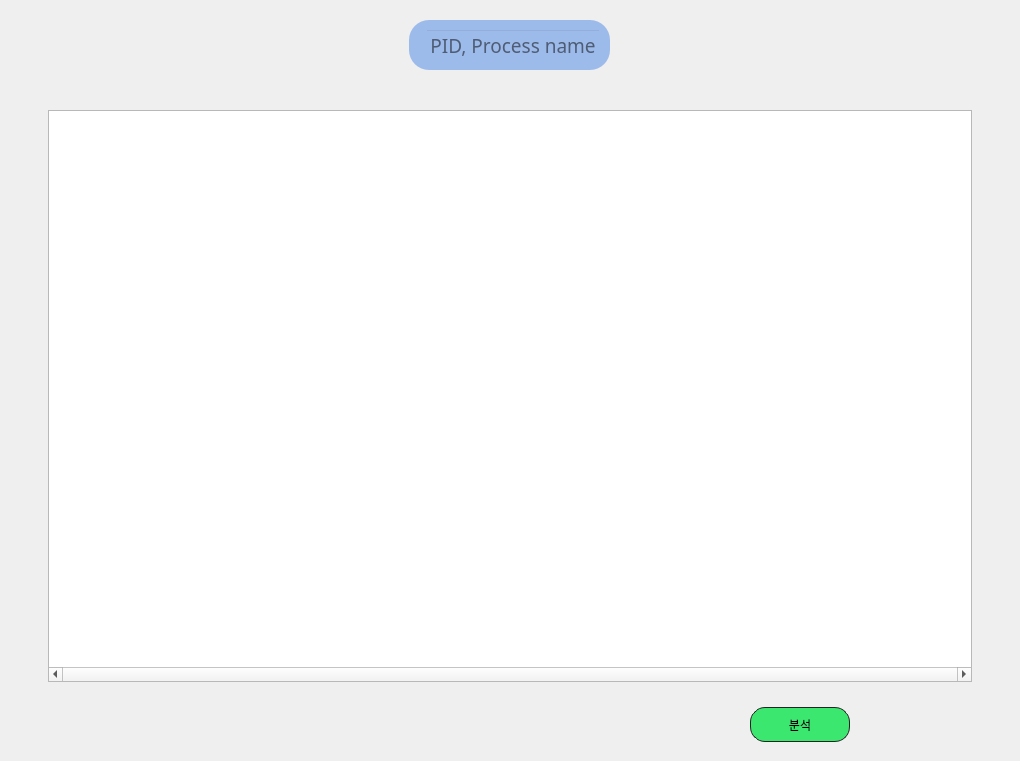
                <widget class="QWidget" name="network_process_page">
                 <layout class="QVBoxLayout" name="verticalLayout_29">
                  <property name="spacing">
                   <number>0</number>
                  </property>
                  <property name="leftMargin">
                   <number>0</number>
                  </property>
                  <property name="topMargin">
                   <number>0</number>
                  </property>
                  <property name="rightMargin">
                   <number>0</number>
                  </property>
                  <property name="bottomMargin">
                   <number>0</number>
                  </property>
                  <item>
                   <widget class="QWidget" name="network_process_frame" native="true">
                    <property name="styleSheet">
                     <string notr="true">QFrame#network_search_bar_frame {
	background-color: #9DBBEA;
	border-radius: 20px;
	font-size: 16px;
}

QLineEdit {
	background-color: transparent;
}

QFrame#network_table_frame {
	border-radius: 25px;
	margin: 10px 20px 0px 20px;
}
</string>
                    </property>
                    <layout class="QVBoxLayout" name="verticalLayout_28">
                     <property name="leftMargin">
                      <number>10</number>
                     </property>
                     <property name="rightMargin">
                      <number>10</number>
                     </property>
                     <item>
                      <spacer name="verticalSpacer_14">
                       <property name="orientation">
                        <enum>Qt::Vertical</enum>
                       </property>
                       <property name="sizeType">
                        <enum>QSizePolicy::Maximum</enum>
                       </property>
                       <property name="sizeHint" stdset="0">
                        <size>
                         <width>20</width>
                         <height>11</height>
                        </size>
                       </property>
                      </spacer>
                     </item>
                     <item alignment="Qt::AlignHCenter">
                      <widget class="QFrame" name="network_search_bar_frame">
                       <property name="maximumSize">
                        <size>
                         <width>255</width>
                         <height>50</height>
                        </size>
                       </property>
                       <property name="styleSheet">
                        <string notr="true"/>
                       </property>
                       <property name="frameShape">
                        <enum>QFrame::StyledPanel</enum>
                       </property>
                       <property name="frameShadow">
                        <enum>QFrame::Raised</enum>
                       </property>
                       <layout class="QHBoxLayout" name="horizontalLayout_12">
                        <item>
                         <layout class="QHBoxLayout" name="horizontalLayout_13">
                          <property name="spacing">
                           <number>0</number>
                          </property>
                          <item>
                           <widget class="QLabel" name="search_icon">
                            <property name="sizePolicy">
                             <sizepolicy hsizetype="Maximum" vsizetype="Maximum">
                              <horstretch>0</horstretch>
                              <verstretch>0</verstretch>
                             </sizepolicy>
                            </property>
                            <property name="maximumSize">
                             <size>
                              <width>40</width>
                              <height>40</height>
                             </size>
                            </property>
                            <property name="styleSheet">
                             <string notr="true">background-color: transparent;</string>
                            </property>
                            <property name="text">
                             <string/>
                            </property>
                            <property name="pixmap">
                             <pixmap resource="../resources/resources.qrc">:/Icons/images/search.png</pixmap>
                            </property>
                           </widget>
                          </item>
                          <item>
                           <widget class="QLineEdit" name="network_process_search_bar">
                            <property name="sizePolicy">
                             <sizepolicy hsizetype="Minimum" vsizetype="Fixed">
                              <horstretch>0</horstretch>
                              <verstretch>0</verstretch>
                             </sizepolicy>
                            </property>
                            <property name="minimumSize">
                             <size>
                              <width>40</width>
                              <height>0</height>
                             </size>
                            </property>
                            <property name="maximumSize">
                             <size>
                              <width>934</width>
                              <height>37</height>
                             </size>
                            </property>
                            <property name="font">
                             <font>
                              <family>SUIT SemiBold</family>
                              <pointsize>14</pointsize>
                              <weight>7</weight>
                              <italic>false</italic>
                              <bold>false</bold>
                             </font>
                            </property>
                            <property name="text">
                             <string/>
                            </property>
                            <property name="frame">
                             <bool>true</bool>
                            </property>
                            <property name="alignment">
                             <set>Qt::AlignCenter</set>
                            </property>
                            <property name="placeholderText">
                             <string>PID, Process name</string>
                            </property>
                           </widget>
                          </item>
                         </layout>
                        </item>
                       </layout>
                      </widget>
                     </item>
                     <item>
                      <spacer name="verticalSpacer_15">
                       <property name="orientation">
                        <enum>Qt::Vertical</enum>
                       </property>
                       <property name="sizeType">
                        <enum>QSizePolicy::Maximum</enum>
                       </property>
                       <property name="sizeHint" stdset="0">
                        <size>
                         <width>20</width>
                         <height>15</height>
                        </size>
                       </property>
                      </spacer>
                     </item>
                     <item>
                      <widget class="QFrame" name="network_table_frame">
                       <property name="sizePolicy">
                        <sizepolicy hsizetype="Preferred" vsizetype="Maximum">
                         <horstretch>0</horstretch>
                         <verstretch>0</verstretch>
                        </sizepolicy>
                       </property>
                       <property name="minimumSize">
                        <size>
                         <width>0</width>
                         <height>600</height>
                        </size>
                       </property>
                       <property name="styleSheet">
                        <string notr="true"/>
                       </property>
                       <property name="frameShape">
                        <enum>QFrame::StyledPanel</enum>
                       </property>
                       <property name="frameShadow">
                        <enum>QFrame::Raised</enum>
                       </property>
                       <layout class="QVBoxLayout" name="verticalLayout_36">
                        <property name="leftMargin">
                         <number>18</number>
                        </property>
                        <property name="rightMargin">
                         <number>18</number>
                        </property>
                        <item>
                         <widget class="QTableView" name="network_table">
                          <property name="horizontalScrollBarPolicy">
                           <enum>Qt::ScrollBarAlwaysOn</enum>
                          </property>
                          <property name="editTriggers">
                           <set>QAbstractItemView::NoEditTriggers</set>
                          </property>
                          <property name="tabKeyNavigation">
                           <bool>false</bool>
                          </property>
                          <property name="showDropIndicator" stdset="0">
                           <bool>false</bool>
                          </property>
                          <property name="dragDropOverwriteMode">
                           <bool>false</bool>
                          </property>
                          <property name="selectionMode">
                           <enum>QAbstractItemView::SingleSelection</enum>
                          </property>
                          <property name="selectionBehavior">
                           <enum>QAbstractItemView::SelectRows</enum>
                          </property>
                          <property name="showGrid">
                           <bool>false</bool>
                          </property>
                          <property name="gridStyle">
                           <enum>Qt::NoPen</enum>
                          </property>
                          <property name="wordWrap">
                           <bool>false</bool>
                          </property>
                          <property name="cornerButtonEnabled">
                           <bool>false</bool>
                          </property>
                          <attribute name="horizontalHeaderDefaultSectionSize">
                           <number>183</number>
                          </attribute>
                          <attribute name="horizontalHeaderMinimumSectionSize">
                           <number>50</number>
                          </attribute>
                          <attribute name="verticalHeaderVisible">
                           <bool>false</bool>
                          </attribute>
                         </widget>
                        </item>
                       </layout>
                      </widget>
                     </item>
                     <item>
                      <widget class="QFrame" name="network_btn_frame">
                       <property name="sizePolicy">
                        <sizepolicy hsizetype="Expanding" vsizetype="Maximum">
                         <horstretch>0</horstretch>
                         <verstretch>0</verstretch>
                        </sizepolicy>
                       </property>
                       <property name="minimumSize">
                        <size>
                         <width>1000</width>
                         <height>50</height>
                        </size>
                       </property>
                       <property name="maximumSize">
                        <size>
                         <width>166660</width>
                         <height>100</height>
                        </size>
                       </property>
                       <property name="styleSheet">
                        <string notr="true">* {
	background-color: transparent;
}


QPushButton#btn_network_analyze {
	border: 1px solid #232323;
	border-radius: 15px;
	background-color: #3BE76F;
}

QPushButton#btn_network_analyze::hover {
	background-color: rgba(59, 231, 111, 200);
}</string>
                       </property>
                       <property name="frameShape">
                        <enum>QFrame::StyledPanel</enum>
                       </property>
                       <property name="frameShadow">
                        <enum>QFrame::Raised</enum>
                       </property>
                       <layout class="QHBoxLayout" name="horizontalLayout_14">
                        <item>
                         <spacer name="horizontalSpacer_14">
                          <property name="orientation">
                           <enum>Qt::Horizontal</enum>
                          </property>
                          <property name="sizeHint" stdset="0">
                           <size>
                            <width>40</width>
                            <height>20</height>
                           </size>
                          </property>
                         </spacer>
                        </item>
                        <item>
                         <widget class="QPushButton" name="btn_network_analyze">
                          <property name="sizePolicy">
                           <sizepolicy hsizetype="Maximum" vsizetype="Maximum">
                            <horstretch>0</horstretch>
                            <verstretch>0</verstretch>
                           </sizepolicy>
                          </property>
                          <property name="minimumSize">
                           <size>
                            <width>100</width>
                            <height>35</height>
                           </size>
                          </property>
                          <property name="maximumSize">
                           <size>
                            <width>100</width>
                            <height>35</height>
                           </size>
                          </property>
                          <property name="text">
                           <string>분석</string>
                          </property>
                         </widget>
                        </item>
                        <item>
                         <spacer name="horizontalSpacer_15">
                          <property name="orientation">
                           <enum>Qt::Horizontal</enum>
                          </property>
                          <property name="sizeType">
                           <enum>QSizePolicy::Maximum</enum>
                          </property>
                          <property name="sizeHint" stdset="0">
                           <size>
                            <width>150</width>
                            <height>20</height>
                           </size>
                          </property>
                         </spacer>
                        </item>
                       </layout>
                      </widget>
                     </item>
                    </layout>
                   </widget>
                  </item>
                 </layout>
                </widget>
